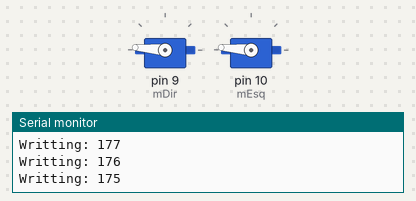
Simulated run of this sketch. Board: Arduino Uno, built with avr-gcc and run on an emulated ATmega328P. Parts: 2 × servo, the last lines printed to the serial monitor.

Above: at 0.1 s.
At 5.6 s:
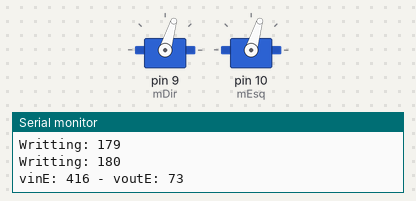
At 20.6 s:
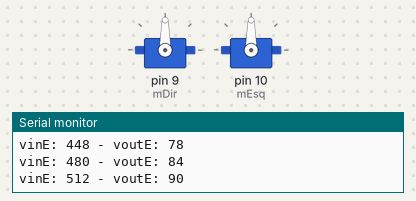
At 35.6 s:
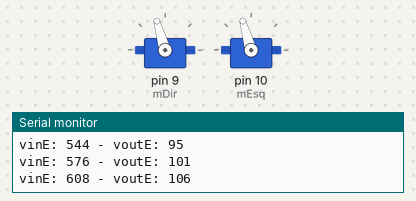
Timing chart, 0 to 37.1 s (numbered marks = the images above):
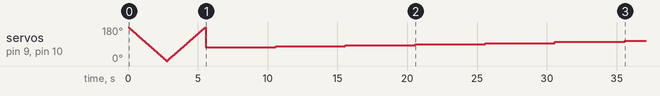

The sketch:

Teste_ESCs.ino
```cpp
#include <Servo.h>

Servo mDir, mEsq;

int vinD = 416, vinE = 416;
int up = 32;
int voutD, voutE;
int v;

void armESC() {

  for (v = 180; v >= 0; v--) {
    mDir.write(v);
    mEsq.write(v);
    delay(15);
    Serial.print("Writting: ");
    Serial.println(v);
  }

  for (v = 0; v <= 180; v++) {
    mDir.write(v);
    mEsq.write(v);
    delay(15);
    Serial.print("Writting: ");
    Serial.println(v);
  }

}

void setup() {
  mDir.attach(9);
  mEsq.attach(10);
  Serial.begin(9600);
  armESC();
}

void loop() {
  voutD = map(vinD, 0, 1023, 0, 180);
  voutE = map(vinD, 0, 1023, 0, 180);
  /*Serial.print("vinD: ");
  Serial.print(vinD);
  Serial.print(" - ");
  Serial.print("voutD: ");
  Serial.println(voutD);*/
  Serial.print("vinE: ");
  Serial.print(vinE);
  Serial.print(" - ");
  Serial.print("voutE: ");
  Serial.println(voutE);
  mDir.write(voutD);
  mEsq.write(voutE);
  delay(5000);
  if (vinD <= 0 || vinD >= 1024) {
    up = -up;
  }
  vinD = vinD + up;
  vinE = vinE + up;
}
```
